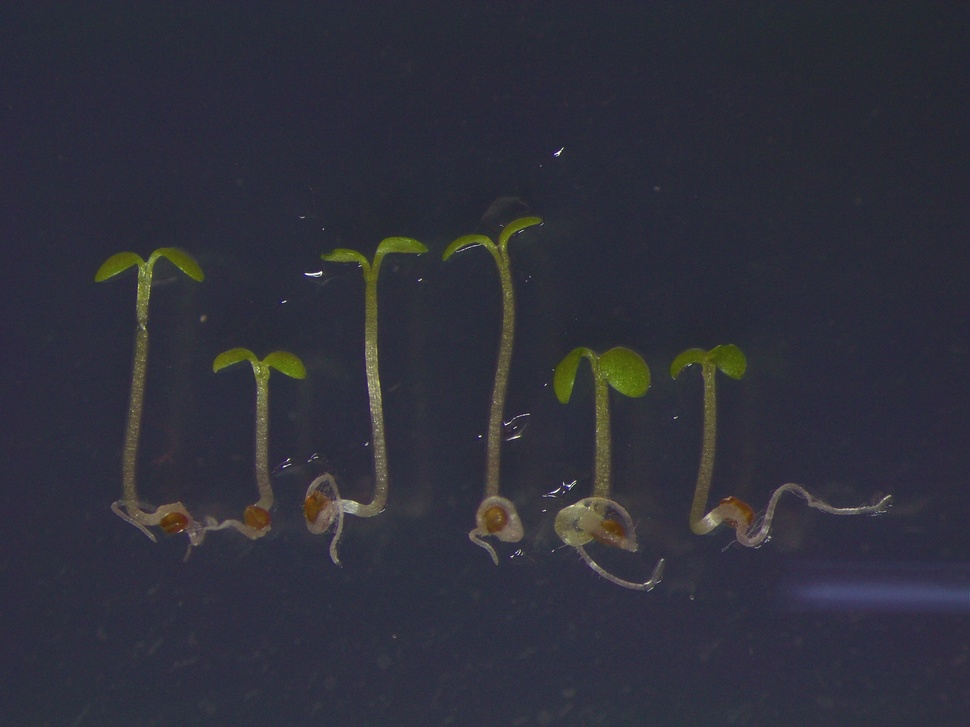
#> input picture Images/Image_3.JPG, 970 x 727 px, shrunk from 2592 x 1944 before the run
$ python -i sam_slicer.py   (imports and definitions only)
#> lines starting #> are read from the running program, lines starting #| are printed output that depends on the picture; after the words box and inside, x2 and y2 are one past the last pixel; in counts of white or black regions, pixels touching at a corner belong together
"""Segment full-tray images into individual sapling crops.

Despite the historical file name, this uses deterministic OpenCV thresholding
instead of Segment Anything. It supports the legacy Gemini measuring workflow.
"""

import os

import cv2
import numpy as np

def segment_and_save_crops(image_path, output_subfolder):
    """
    Uses traditional CV (Otsu Thresholding + Morphology) to isolate whole plants.
    Fast, deterministic, and avoids the over-segmentation issues of SAM.
    """
#> called with image_path = 'Images/Image_3.JPG', output_subfolder = 'out.png'
    if not os.path.exists(output_subfolder):
        os.makedirs(output_subfolder)

    # Load original color image
    image = cv2.imread(image_path)
#> image is the input picture: shape (727, 970, 3); mean B, G, R 59, 48, 47.5
    if image is None:
        print(f"   [Error] Could not read image at: {image_path}")
        return []

    # Convert to grayscale and blur first so Otsu thresholding is less sensitive
    # to sensor noise and tiny soil/background texture.
    gray = cv2.cvtColor(image, cv2.COLOR_BGR2GRAY)
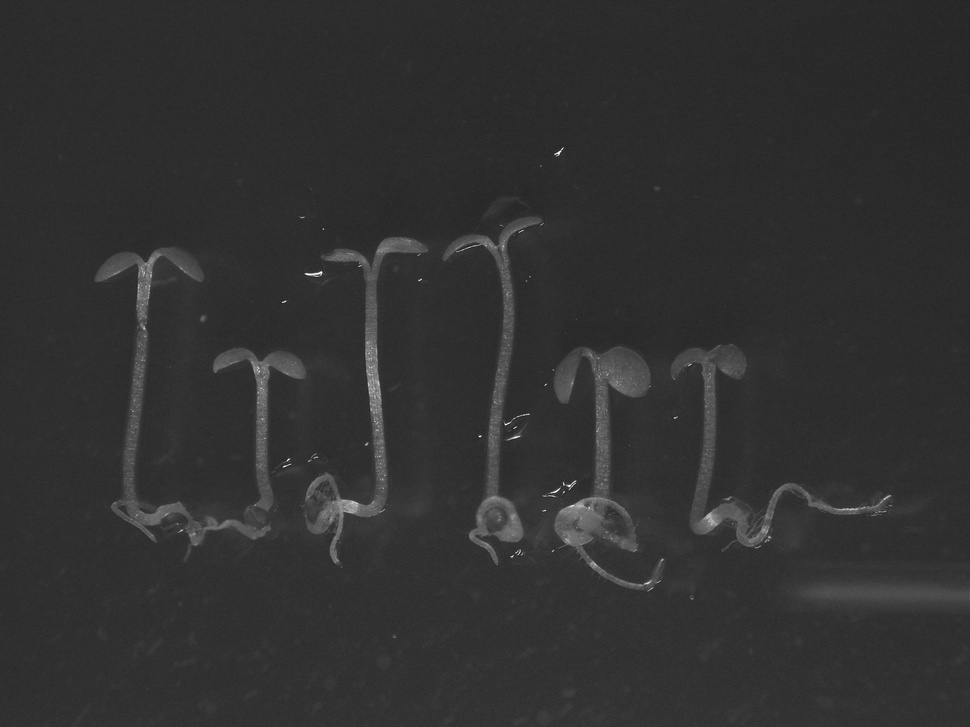
#> gray: shape (727, 970); min 24, max 255, mean 49.1
    blurred = cv2.GaussianBlur(gray, (5, 5), 0)

    # Otsu chooses the foreground/background cut-off from each image histogram.
    _, thresh = cv2.threshold(blurred, 0, 255, cv2.THRESH_BINARY + cv2.THRESH_OTSU)
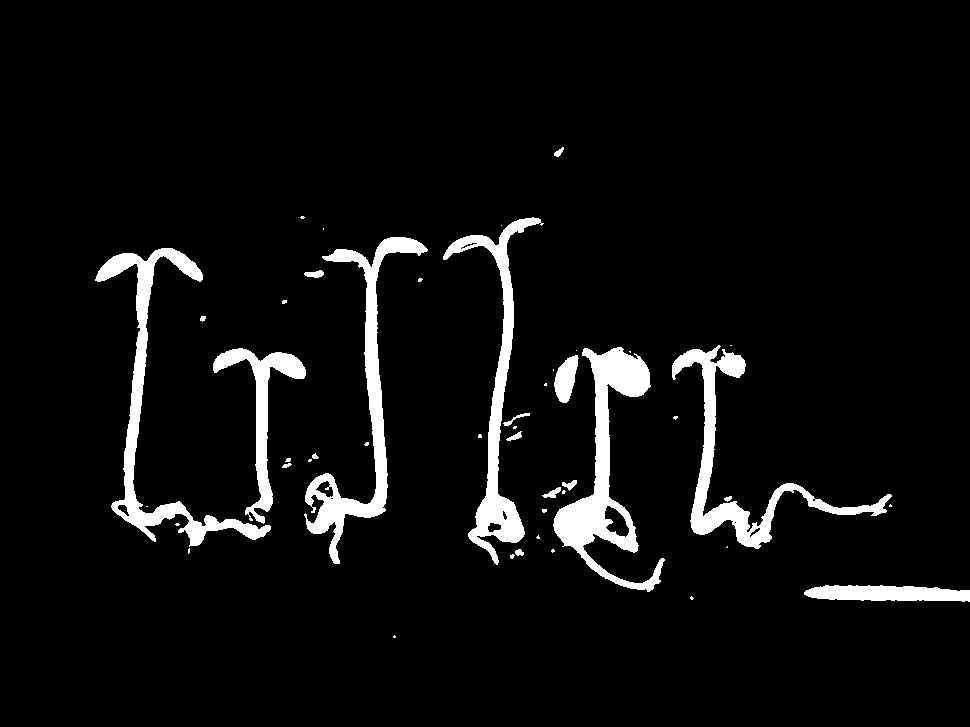
#> thresh: shape (727, 970); 5.6% white; 47 white regions (28 under 20 px), largest, box (x1, y1, x2, y2) and area: (553, 347, 665, 592) 7450, (95, 248, 271, 547) 6602, (304, 237, 428, 564) 6500

    # Closing joins thin stems/leaves into one contour so each plant becomes a
    # single crop candidate.
    kernel = np.ones((7, 7), np.uint8)
    morph = cv2.morphologyEx(thresh, cv2.MORPH_CLOSE, kernel)
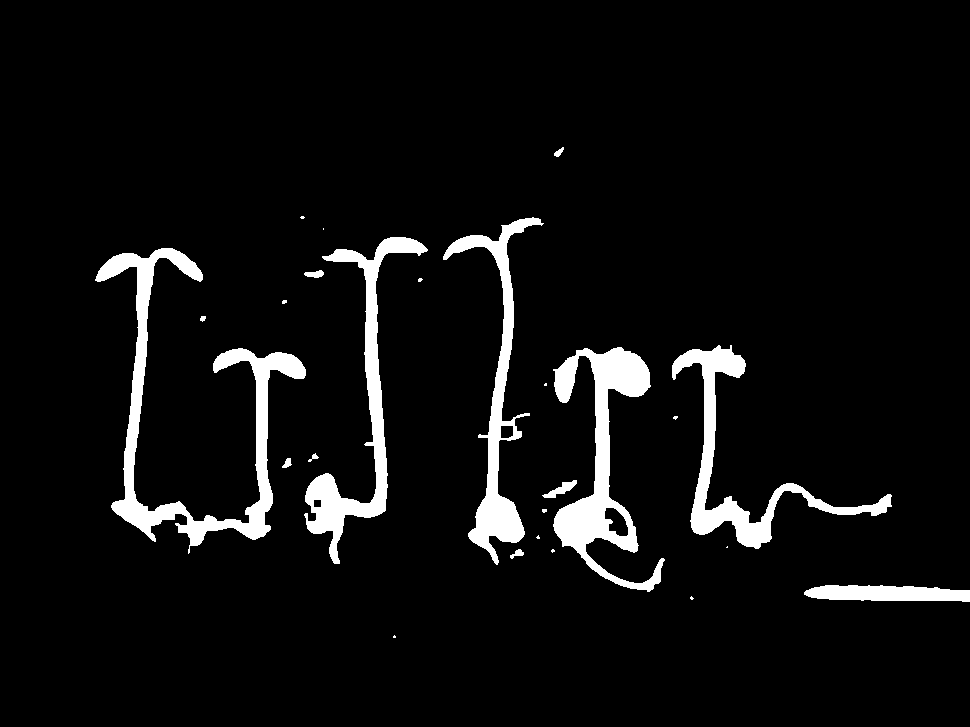
#> morph: shape (727, 970); 5.9% white; 25 white regions (12 under 20 px)

    # Only external contours are needed because each crop should contain a whole
    # sapling, not internal leaf/stem holes.
    contours, _ = cv2.findContours(morph, cv2.RETR_EXTERNAL, cv2.CHAIN_APPROX_SIMPLE)
#> contours = 25 contours, 13 with area under 20; largest, box (x1, y1, x2, y2) and area: (95, 248, 306, 554) 9662, (553, 347, 665, 592) 8374, (304, 237, 428, 564) 6446, (443, 217, 544, 565) 5962, (672, 345, 892, 549) 5909

    crop_paths = []
    print(f"   [CV-Engine] Analyzing {os.path.basename(image_path)}...")

    for i, cnt in enumerate(contours):
        area = cv2.contourArea(cnt)

        # Reject tiny specks; 1000 px was chosen for the original tray images.
        if area < 1000:
            continue

        x, y, w, h = cv2.boundingRect(cnt)

        # Padding protects leaf tips from being clipped by the contour rectangle.
        pad = 30
        y1, y2 = max(0, y-pad), min(image.shape[0], y+h+pad)
        x1, x2 = max(0, x-pad), min(image.shape[1], x+w+pad)

        crop = image[y1:y2, x1:x2]

        crop_filename = os.path.join(output_subfolder, f"sapling_{i}.jpg")
        cv2.imwrite(crop_filename, crop)
        crop_paths.append(crop_filename)
#> this loop made 25 passes
#> (area, x, y, w, h, y1, y2, x1) on passes 3, 14, 15, 20, 21, 23: (2046.5, 804, 585, 166, 17, 555, 632, 774), (8373.5, 553, 347, 112, 245, 317, 622, 523), (5909, 672, 345, 220, 204, 315, 579, 642), (9662, 95, 248, 211, 306, 218, 584, 65), (6446.5, 304, 237, 124, 327, 207, 594, 274), (5962.5, 443, 217, 101, 348, 187, 595, 413)
#> area on passes 5, 9, 10, 11, 19, 25: 51, 202.5, 45.5, 24, 85.5, 39
#> pass 3, in segment_and_save_crops, `crop = image[y1:y2, x1:x2]`:
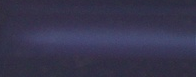
#> crop: shape (77, 196, 3); mean B, G, R 77.3, 52.7, 54.3
#> after the loop, crop_paths = ['out.png/sapling_2.jpg', 'out.png/sapling_13.jpg', 'out.png/sapling_14.jpg', 'out.png/sapling_19.jpg', 'out.png/sapling_20.jpg', 'out.png/sapling_22.jpg']

    print(f"   [CV-Engine] Successfully isolated {len(crop_paths)} whole plants.")
#|    [CV-Engine] Successfully isolated 6 whole plants.
    return crop_paths

>>> result = segment_and_save_crops('Images/Image_3.JPG', 'out.png')
#> result has the same summary as crop_paths in segment_and_save_crops

$ run again, on Images/WL3_005.jpg
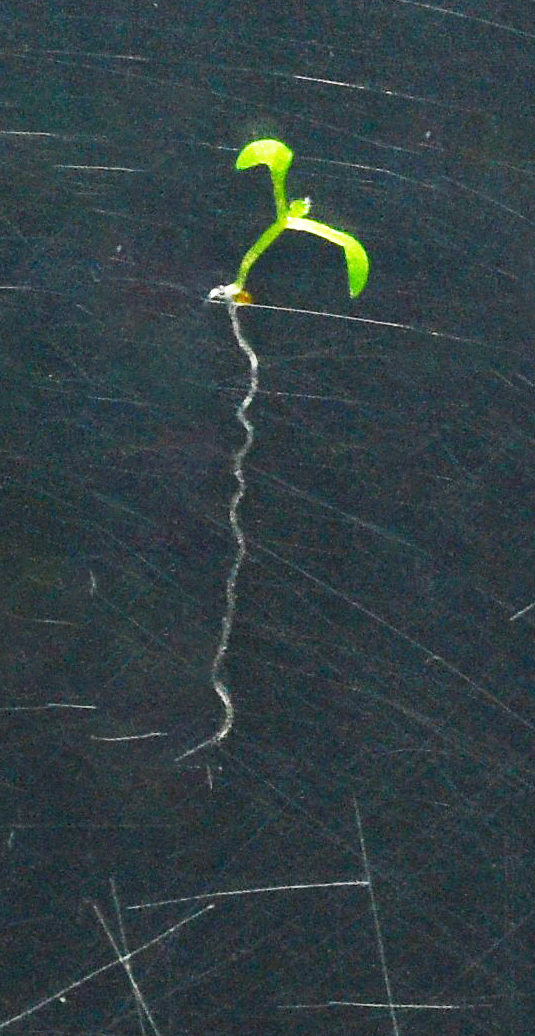
#> input picture Images/WL3_005.jpg, 535 x 1036 px
#> in segment_and_save_crops, image is the input picture: shape (1036, 535, 3); mean B, G, R 67.3, 63.4, 49.5
#> in segment_and_save_crops, `_, thresh = cv2.threshold(blurred, 0, 255, cv2.THRESH_BINARY + cv2.THR..`:
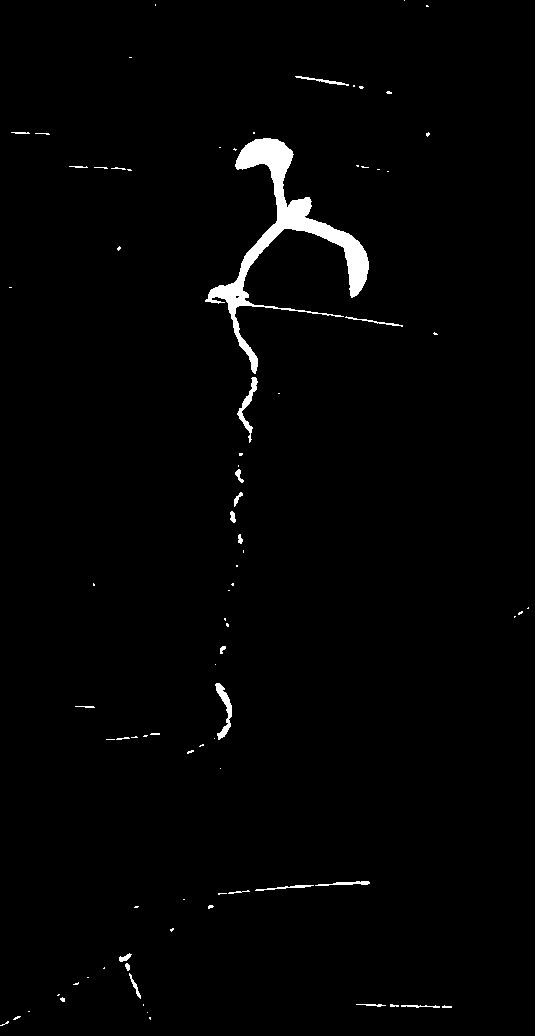
#> thresh: shape (1036, 535); 1.6% white; 84 white regions (59 under 20 px), largest, box (x1, y1, x2, y2) and area: (205, 138, 369, 374) 6329, (215, 683, 232, 740) 349, (237, 377, 258, 443) 332
#> in segment_and_save_crops, `morph = cv2.morphologyEx(thresh, cv2.MORPH_CLOSE, kernel)`:
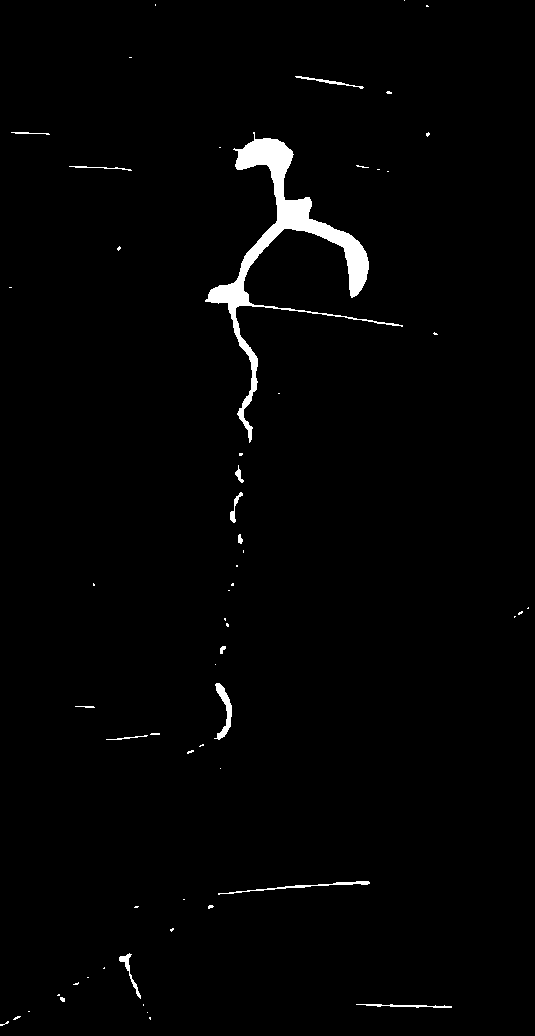
#> morph: shape (1036, 535); 1.6% white; 59 white regions (44 under 20 px)
#> contours = 59 contours, 48 with area under 20; largest, box (x1, y1, x2, y2) and area: (205, 132, 403, 443) 6322, (214, 683, 232, 740) 310, (218, 881, 370, 895) 161, (119, 953, 141, 999) 131, (356, 1004, 452, 1008) 84
#> the loop in segment_and_save_crops, `for i, cnt in enumerate(contours):` made 59 passes
#> area on passes 6, 13, 18, 25, 27, 38, 39, 40: 83.5, 131, 161, 310, 21, 24.5, 77.5, 45
#> after the loop in segment_and_save_crops, `for i, cnt in enumerate(contours):`: crop_paths = ['out.png/sapling_51.jpg']
#|    [CV-Engine] Successfully isolated 1 whole plants.
